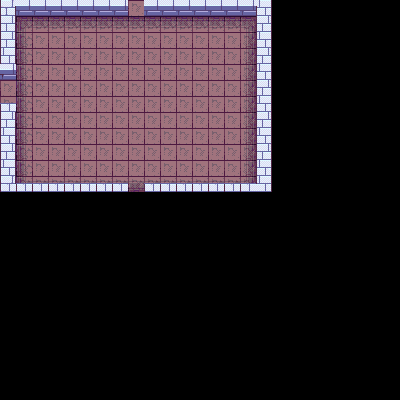

This game map was drawn from its Tiled (.tmx) file and the tilesets committed beside it. A one-line description and the trimmed map source follow:
An orthogonal 25x25 tile map with 16x16 px tiles, 5 tile layers (ground, sheets, walls, object, ...), 4 tilesets and 4 objects.

<map version="1.4" tiledversion="1.4.1" orientation="orthogonal" renderorder="right-down" width="25" height="25" tilewidth="16" tileheight="16" infinite="0" nextlayerid="7" nextobjectid="20">
 <tileset firstgid="1" source="House.tsx" />
 <tileset firstgid="1001" source="RPG Tileset.tsx" />
 <tileset firstgid="1517" source="ts_dungeon.tsx" />
 <tileset firstgid="3181" source="dungeon_tiles.tsx" />
 <layer id="1" name="ground" width="25" height="25">
  <data>[625 cells, 204 non-empty, 9 distinct tile ids]</data>
 </layer>
 <layer id="2" name="sheets" width="25" height="25">
  <data>[625 cells, 0 non-empty, 0 distinct tile ids]</data>
 </layer>
 <layer id="4" name="walls" width="25" height="25">
  <data>[625 cells, 51 non-empty, 9 distinct tile ids]</data>
 </layer>
 <layer id="3" name="object" width="25" height="25">
  <data>[625 cells, 0 non-empty, 0 distinct tile ids]</data>
 </layer>
 <layer id="6" name="PlayerOver" width="25" height="25">
  <data>[625 cells, 0 non-empty, 0 distinct tile ids]</data>
 </layer>
 <objectgroup id="5" name="collision">
  <object id="15" x="144.588" y="0.229249">
   <polygon points="-0.65625,-0.09375 -0.625,15.9395 111.394,15.7623 111.913,103.304 127.914,103.435 127.913,0.130435" />
  </object>
  <object id="16" x="127.957" y="81.191" rotation="180">
   <polygon points="0,81.1304 0,65.144 111.957,65.1806 111.913,0.1304 127.957,0 127.913,81" />
  </object>
  <object id="17" x="128" y="192.583" rotation="-180">
   <polygon points="-0.375,0.1875 -0.375,9.74424 111.957,9.61923 111.913,89.5508 127.832,89.5054 127.913,0.142053" />
  </object>
  <object id="18" x="144.564" y="102.682" rotation="360">
   <polygon points="-0.375,89.5054 -0.375,79.9486 111.957,80.0736 111.94,0.224084 127.832,0.187453 127.913,89.5508" />
  </object>
 </objectgroup>
</map>
